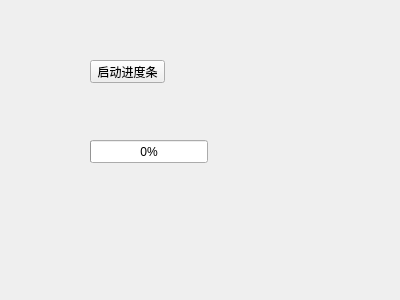
<?xml version="1.0" encoding="UTF-8"?>
<ui version="4.0">
 <class>Form</class>
 <widget class="QWidget" name="Form">
  <property name="geometry">
   <rect>
    <x>0</x>
    <y>0</y>
    <width>400</width>
    <height>300</height>
   </rect>
  </property>
  <property name="windowTitle">
   <string>Form</string>
  </property>
  <widget class="QPushButton" name="pushButton">
   <property name="geometry">
    <rect>
     <x>90</x>
     <y>60</y>
     <width>75</width>
     <height>23</height>
    </rect>
   </property>
   <property name="text">
    <string>启动进度条</string>
   </property>
  </widget>
  <widget class="QProgressBar" name="progressBar">
   <property name="geometry">
    <rect>
     <x>90</x>
     <y>140</y>
     <width>118</width>
     <height>23</height>
    </rect>
   </property>
   <property name="value">
    <number>0</number>
   </property>
   <property name="textVisible">
    <bool>true</bool>
   </property>
   <property name="orientation">
    <enum>Qt::Horizontal</enum>
   </property>
  </widget>
 </widget>
 <resources/>
 <connections/>
</ui>
